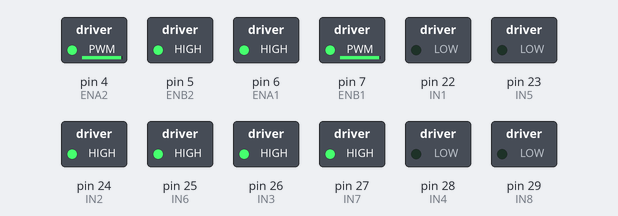
The sketch below on a simulated Arduino Mega 2560, built with avr-gcc and run on an emulated ATmega2560. Parts: switched loads named in the sketch (green lamp = pin HIGH).

Above: at 0.1 s.
Timing chart, 0 to 1.6 s (numbered marks = the images above):
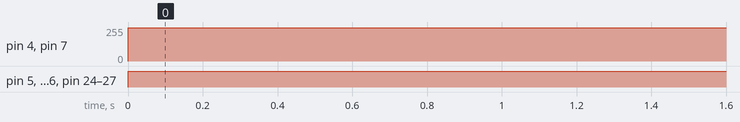

Measured:
- by itself, pin 4 (ENA2), pin 7 (ENB1): 0/255 → 250/255 at 0.00 s
- by itself, pin 5 (ENB2), pin 6 (ENA1), pin 24 (IN2), pin 25 (IN6), pin 26 (IN3), pin 27 (IN7): LOW → HIGH at 0.00 s

The sketch:

just_forward.ino
```cpp
//此版本加入超音波感測器


#include <Ultrasonic.h>


// 定義L298N模塊控制馬達的引腳（left）
const int ENA1 = 6;   // 馬達1速度控制
const int IN1 = 22;    // 馬達1轉向控制
const int IN2 = 24;    // 馬達1轉向控制
const int IN3 = 26;    // 馬達2轉向控制
const int IN4 = 28;   // 馬2轉向控制
const int ENB1 = 7;  // 馬達2速度控制

// 定義L298N模塊控制馬達的引腳（right）
const int ENA2 = 4;  // 馬達3速度控制
const int IN5 = 23;   // 馬達3轉向控制
const int IN6 = 25;   // 馬達3轉向控制
const int IN7 = 27;   // 馬達4轉向控制
const int IN8 = 29;   // 馬達4轉向控制
const int ENB2 = 5;  // 馬達4速度控制

int right_front_spd = 255;  //左邊前輪PWM的速度（0~255）  左邊速度要比右邊少30
int right_back_spd = 250;  //左邊後輪PWM的速度（0~255）
int left_front_spd = 255;  //右邊前輪PWM的速度
int left_back_spd = 250;   //右邊後輪PWM的速度


//超音波

//左側超音波
#define TRIG_left 43
#define ECHO_left 45

//前左超音波
#define TRIG_forward_left 39
#define ECHO_forward_left 41


//前右超音波
#define TRIG_forward_right 40
#define ECHO_forward_right 38

//右側超音波
#define TRIG_right 44
#define ECHO_right 42


int mindistance = 35; // 設定前面最小距離


void setup() {

  pinMode(ENA1, OUTPUT);
  pinMode(IN1, OUTPUT);
  pinMode(IN2, OUTPUT);
  pinMode(IN3, OUTPUT);
  pinMode(IN4, OUTPUT);
  pinMode(ENB1, OUTPUT);

  pinMode(ENA2, OUTPUT);
  pinMode(IN5, OUTPUT);
  pinMode(IN6, OUTPUT);
  pinMode(IN7, OUTPUT);
  pinMode(IN8, OUTPUT);
  pinMode(ENB2, OUTPUT);


  //超音波針腳設定為輸出
  pinMode(TRIG_left, OUTPUT);
  pinMode(TRIG_forward_left, OUTPUT);
  pinMode(TRIG_forward_right, OUTPUT);
  pinMode(TRIG_right, OUTPUT);

  //超音波針腳設定為輸入
  pinMode(ECHO_left, INPUT);
  pinMode(ECHO_forward_left, INPUT);
  pinMode(ECHO_forward_right, INPUT);
  pinMode(ECHO_right, INPUT);


  Serial.begin(9600);
}

void loop()
{
  moveForward();

}


//動作函式
void moveForward()
{
  digitalWrite(IN1, LOW);
  digitalWrite(IN2, HIGH);
  digitalWrite(IN3, HIGH);
  digitalWrite(IN4, LOW);
  analogWrite(ENA1, right_front_spd);
  analogWrite(ENB1, right_back_spd);

  digitalWrite(IN5, LOW);
  digitalWrite(IN6, HIGH);
  digitalWrite(IN7, HIGH);
  digitalWrite(IN8, LOW);
  analogWrite(ENA2, left_back_spd);
  analogWrite(ENB2, left_front_spd);
}


void turnRight()
{
  //右轉  左輪要比右輪快
  digitalWrite(IN1, LOW);
  digitalWrite(IN2, HIGH);
  digitalWrite(IN3, HIGH);
  digitalWrite(IN4, LOW);
  analogWrite(ENA1, right_front_spd);
  analogWrite(ENB1, right_back_spd);

  digitalWrite(IN5, HIGH);
  digitalWrite(IN6, LOW);
  digitalWrite(IN7, LOW);
  digitalWrite(IN8, HIGH);
  analogWrite(ENA2, left_back_spd);
  analogWrite(ENB2, left_front_spd);
}


void turnLeft()
{
  //左轉  右輪要往前左輪要往後
  digitalWrite(IN1, HIGH);
  digitalWrite(IN2, LOW);
  digitalWrite(IN3, LOW);
  digitalWrite(IN4, HIGH);
  analogWrite(ENA1, right_front_spd);
  analogWrite(ENB1, right_back_spd);

  digitalWrite(IN5, LOW);
  digitalWrite(IN6, HIGH);
  digitalWrite(IN7, HIGH);
  digitalWrite(IN8, LOW);
  analogWrite(ENA2, left_back_spd);
  analogWrite(ENB2, left_front_spd);
}


void stop()
{
  digitalWrite(IN1, LOW);
  digitalWrite(IN2, LOW);
  digitalWrite(IN3, LOW);
  digitalWrite(IN4, LOW);
  analogWrite(ENA1, 0);
  analogWrite(ENB1, 0);

  digitalWrite(IN5, LOW);
  digitalWrite(IN6, LOW);
  digitalWrite(IN7, LOW);
  digitalWrite(IN8, LOW);
  analogWrite(ENA2, 0);
  analogWrite(ENB2, 0);
}
```
